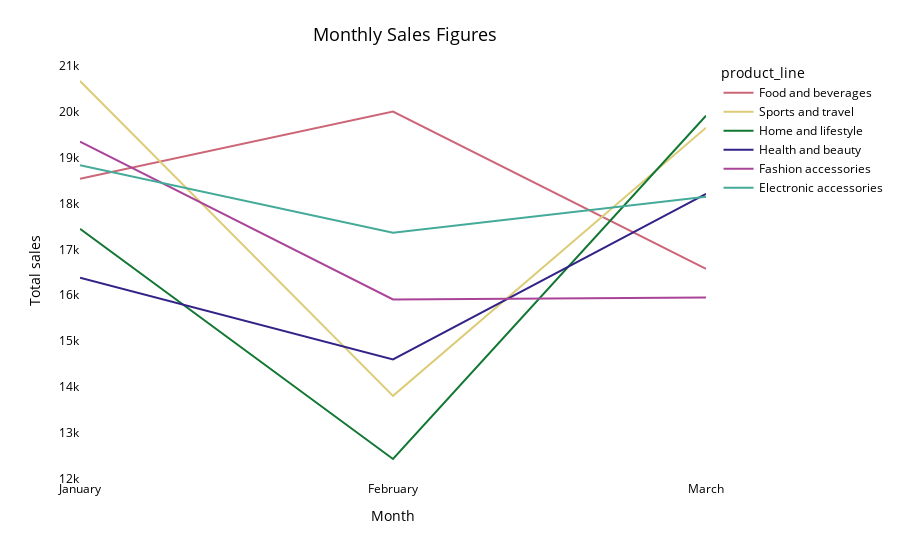

Write notebook code for a chart like this one.
### Code cell
fig2 = px.line(marketseason_long, x='month', y='total', color='product_line',
               color_discrete_sequence = px.colors.qualitative.Safe[1:8],
              hover_name="product_line")
fig2.update_layout(title={'text': 'Monthly Sales Figures',
                    'font': {'color': 'black', 'size': 18}},
                   plot_bgcolor='rgba(0,0,0,0)', paper_bgcolor='rgba(0,0,0,0)', xaxis_title='Month', 
                    yaxis_title='Total sales', font_color='black', title_x=0.45, title_y=0.95)
fig2.show()

### Figure 1 — Plotly figure (JSON) as saved in the notebook; plotly's stock layout.template omitted (floating-point values rounded to 4 significant figures)
{"data": [{"hovertemplate": "<b>%{hovertext}</b><br><br>product_line=Food and beverages<br>month=%{x}<br>total=%{y}<extra></extra>", "hovertext": ["Food and beverages", "Food and beverages", "Food and beverages"], "legendgroup": "Food and beverages", "line": {"color": "rgb(204, 102, 119)", "dash": "solid"}, "mode": "lines", "name": "Food and beverages", "orientation": "v", "showlegend": true, "type": "scatter", "x": ["January", "February", "March"], "xaxis": "x", "y": [18540.0, 20000.0, 16570.0], "yaxis": "y"}, {"hovertemplate": "<b>%{hovertext}</b><br><br>product_line=Sports and travel<br>month=%{x}<br>total=%{y}<extra></extra>", "hovertext": ["Sports and travel", "Sports and travel", "Sports and travel"], "legendgroup": "Sports and travel", "line": {"color": "rgb(221, 204, 119)", "dash": "solid"}, "mode": "lines", "name": "Sports and travel", "orientation": "v", "showlegend": true, "type": "scatter", "x": ["January", "February", "March"], "xaxis": "x", "y": [20660.0, 13810.0, 19650.0], "yaxis": "y"}, {"hovertemplate": "<b>%{hovertext}</b><br><br>product_line=Home and lifestyle<br>month=%{x}<br>total=%{y}<extra></extra>", "hovertext": ["Home and lifestyle", "Home and lifestyle", "Home and lifestyle"], "legendgroup": "Home and lifestyle", "line": {"color": "rgb(17, 119, 51)", "dash": "solid"}, "mode": "lines", "name": "Home and lifestyle", "orientation": "v", "showlegend": true, "type": "scatter", "x": ["January", "February", "March"], "xaxis": "x", "y": [17450.0, 12430.0, 19910.0], "yaxis": "y"}, {"hovertemplate": "<b>%{hovertext}</b><br><br>product_line=Health and beauty<br>month=%{x}<br>total=%{y}<extra></extra>", "hovertext": ["Health and beauty", "Health and beauty", "Health and beauty"], "legendgroup": "Health and beauty", "line": {"color": "rgb(51, 34, 136)", "dash": "solid"}, "mode": "lines", "name": "Health and beauty", "orientation": "v", "showlegend": true, "type": "scatter", "x": ["January", "February", "March"], "xaxis": "x", "y": [16380.0, 14600.0, 18210.0], "yaxis": "y"}, {"hovertemplate": "<b>%{hovertext}</b><br><br>product_line=Fashion accessories<br>month=%{x}<br>total=%{y}<extra></extra>", "hovertext": ["Fashion accessories", "Fashion accessories", "Fashion accessories"], "legendgroup": "Fashion accessories", "line": {"color": "rgb(170, 68, 153)", "dash": "solid"}, "mode": "lines", "name": "Fashion accessories", "orientation": "v", "showlegend": true, "type": "scatter", "x": ["January", "February", "March"], "xaxis": "x", "y": [19350.0, 15910.0, 15950.0], "yaxis": "y"}, {"hovertemplate": "<b>%{hovertext}</b><br><br>product_line=Electronic accessories<br>month=%{x}<br>total=%{y}<extra></extra>", "hovertext": ["Electronic accessories", "Electronic accessories", "Electronic accessories"], "legendgroup": "Electronic accessories", "line": {"color": "rgb(68, 170, 153)", "dash": "solid"}, "mode": "lines", "name": "Electronic accessories", "orientation": "v", "showlegend": true, "type": "scatter", "x": ["January", "February", "March"], "xaxis": "x", "y": [18830.0, 17360.0, 18140.0], "yaxis": "y"}], "layout": {"font": {"color": "black"}, "legend": {"title": {"text": "product_line"}, "tracegroupgap": 0}, "margin": {"t": 60}, "paper_bgcolor": "rgba(0,0,0,0)", "plot_bgcolor": "rgba(0,0,0,0)", "title": {"font": {"color": "black", "size": 18}, "text": "Monthly Sales Figures", "x": 0.45, "y": 0.95}, "xaxis": {"anchor": "y", "domain": [0, 1], "title": {"text": "Month"}}, "yaxis": {"anchor": "x", "domain": [0, 1], "title": {"text": "Total sales"}}}}
